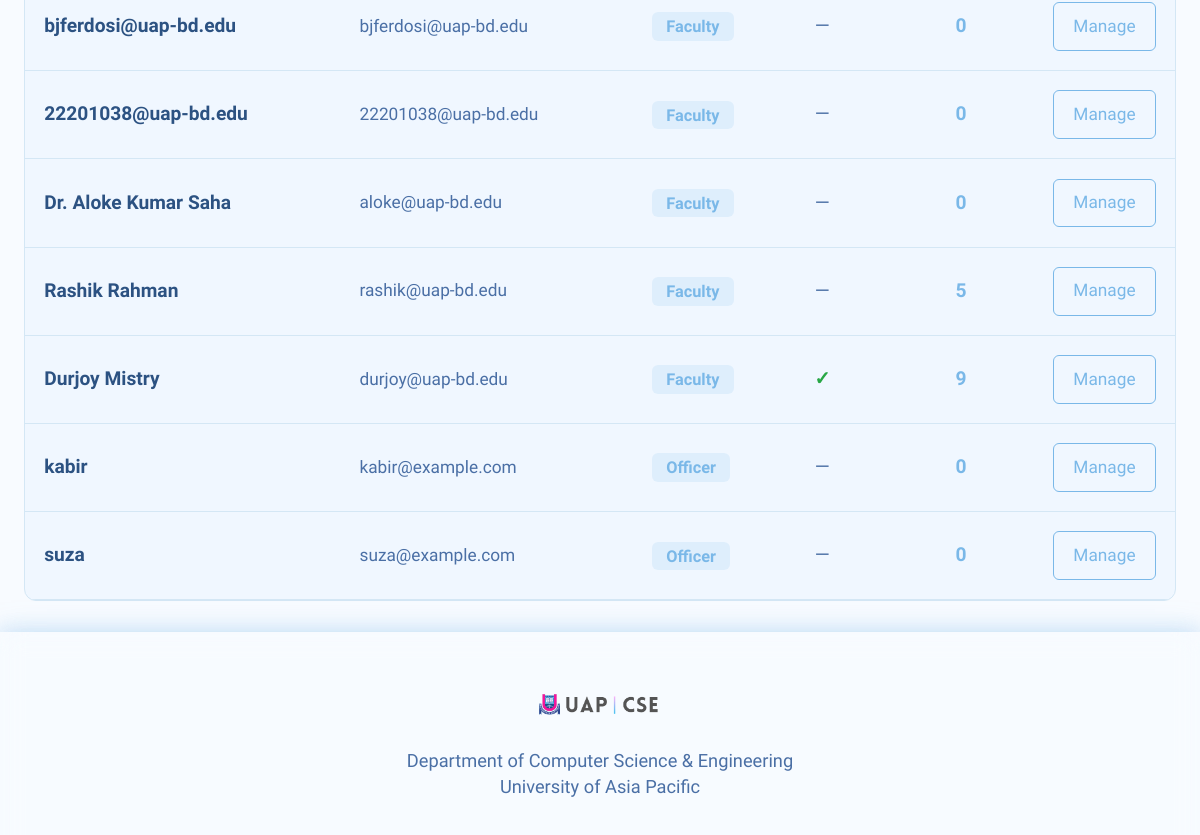
The page /people/manage-permissions/ (signed in, middle part) on the database as committed earlier.
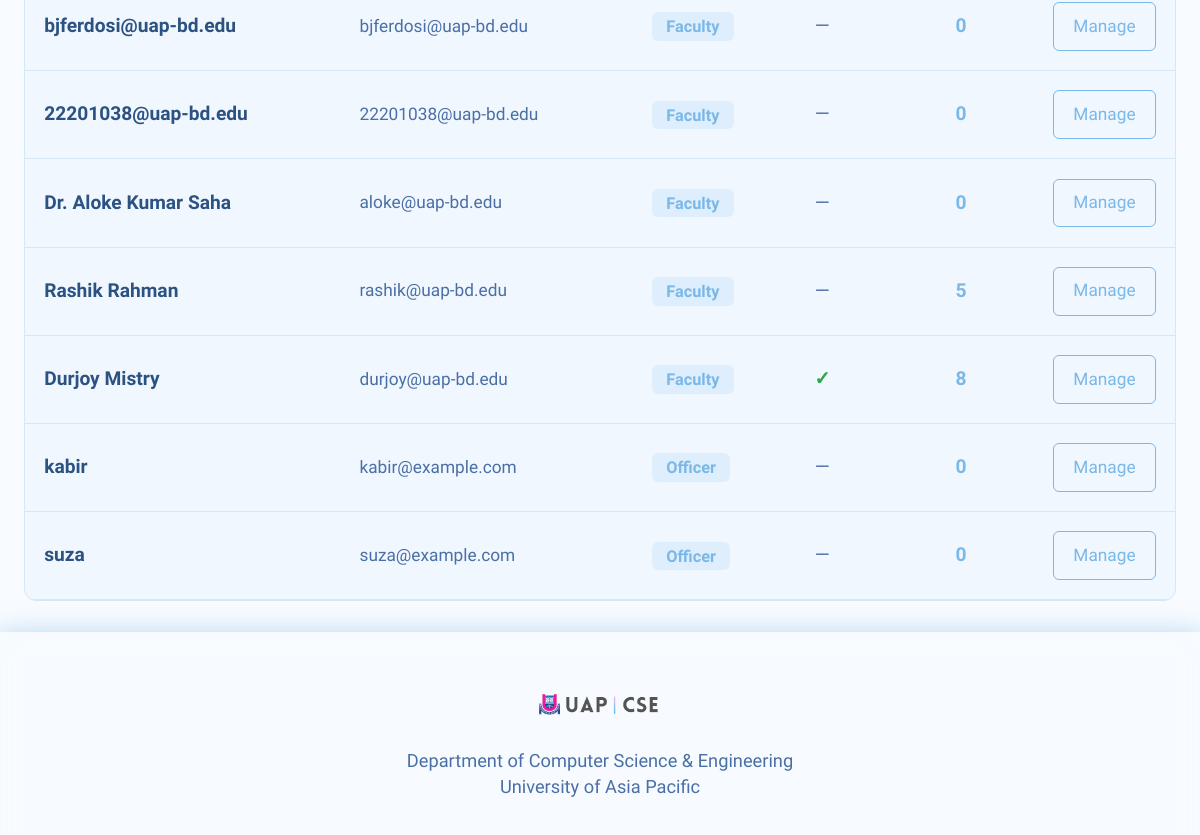
The same page on the database as committed later.
### people/models.py (models this page shows, shortened)
class BaseUser(AbstractUser):
    USER_TYPE_CHOICES = [
        ('faculty', 'Faculty'),
        ('staff', 'Staff'),
        ('officer', 'Officer'),
        ('club_member', 'Club Member'),
    ]
    allowed_email = models.OneToOneField(
        AllowedEmail,
        on_delete=models.CASCADE,
        related_name='base_user',
        blank=True,
        null=True,
        help_text="Reference to the allowed email entry (optional for superusers)"
    )
    user_type = models.CharField(
        max_length=20,
        choices=USER_TYPE_CHOICES,
        blank=True,
        null=True,
        help_text="Type of user (synced from AllowedEmail, optional for superusers)"
    )
    is_power_user = models.BooleanField(
        default=False,
        help_text="Whether this user can grant permissions to other users"
    )
    phone_number = models.CharField(
        max_length=20,
        blank=True,
        null=True,
        help_text="Contact phone number"
    )
    profile_picture = models.ImageField(
        upload_to='user_profiles/',
        blank=True,
        null=True,
        help_text="User profile picture (Max 600KB, will be compressed and resized to 600x600px if larger)"
    )
    created_at = models.DateTimeField(
        auto_now_add=True,
        help_text="Account creation date"
    )
    updated_at = models.DateTimeField(
        auto_now=True,
        help_text="Last update date"
    )
    class Meta:
        verbose_name = 'Base User'
        verbose_name_plural = 'Base Users'
        ordering = ['-created_at']

### people/views.py (the view, shortened to what this page needs)
# urls.py: path('manage-permissions/', views.manage_user_permissions_list, name='manage_user_permissions_list'),
@login_required
def manage_user_permissions_list(request):
    if not request.user.is_power_user:
        messages.error(request, 'Only power users can manage permissions.')
        return redirect('people:user_profile')
    active_tab = request.GET.get('tab', 'permissions')
    search_query = request.GET.get('search', '').strip()
    user_type_filter = request.GET.get('user_type', 'all')
    users = BaseUser.objects.filter(is_active=True).exclude(user_type='club_member').select_related('allowed_email')
    if user_type_filter != 'all':
        users = users.filter(user_type=user_type_filter)
    users = users.order_by('user_type', '-date_joined')
    users = users[:100]
    user_permission_counts = {}
    for user in users:
        user_permission_counts[user.id] = UserPermission.objects.filter(
            user=user,
            is_active=True
        ).count()
    user_type_choices = [
        ('all', 'All Types'),
        ('faculty', 'Faculty'),
        ('staff', 'Staff'),
        ('officer', 'Officer'),
        ('club_member', 'Club Member'),
    ]
    allowed_emails = AllowedEmail.objects.all().select_related('created_by')
    if search_query:
        allowed_emails = allowed_emails.filter(email__icontains=search_query)
    if user_type_filter != 'all':
        allowed_emails = allowed_emails.filter(user_type=user_type_filter)
    allowed_emails = allowed_emails.order_by('user_type', '-created_at')[:100]
    context = {
        'users': users,
        'allowed_emails': allowed_emails,
        'search_query': search_query,
        'user_type_filter': user_type_filter,
        'user_type_choices': user_type_choices,
        'user_permission_counts': user_permission_counts,
        'active_tab': active_tab,
    }
    return render(request, 'people/manage_user_permissions_list.html', context)

### clubs/context_processors.py (called while the page is built)
def clubs(request):
    clubs = Club.objects.all().order_by('sl', 'name')
    return {
        'clubs': clubs
    }

### designs/context_processors.py (called while the page is built)
def admission_elements(request):
    admission_elements = AdmissionElement.objects.all().order_by('sl')
    return {
        'admission_elements': admission_elements
    }

### people/templatetags/user_filters.py (called while the page is built, shortened)
@register.filter
def greeting_name(user):
    if not user or not user.is_authenticated:
        return user.email if user else ""
    full_name = None
    if hasattr(user, 'faculty_profile') and user.faculty_profile:
        full_name = user.faculty_profile.name
    elif hasattr(user, 'staff_profile') and user.staff_profile:
        full_name = user.staff_profile.name
    elif hasattr(user, 'officer_profile') and user.officer_profile:
        full_name = user.officer_profile.name
    elif hasattr(user, 'club_member_profile') and user.club_member_profile:
        full_name = user.club_member_profile.name
    if not full_name:
        full_name = user.get_full_name() or user.first_name or ""
    if not full_name:
        return user.email
    full_name = ' '.join(full_name.strip().split())
    return full_name

@register.filter
def cache_bust(url, obj=None):
    if not url:
        return url

@register.filter
def get_item(dictionary, key):
    if dictionary is None:
        return None
    return dictionary.get(key)

### templates/people/manage_user_permissions_list.html (shortened to what this page needs)
{% extends 'base.html' %}
{% load static %}
{% load user_filters %}
{% block content %}
<div class="container">
    <section class="user-profile-page">
        {% if active_tab == 'permissions' %}
        <div class="users-list">
            {% if users %}
                <div class="users-table-container" style="background: var(--bg-secondary); border-radius: 12px; overflow: hidden; border: 1px solid var(--border-color);">
                    <table class="users-table" style="width: 100%; border-collapse: collapse;">
                        <tbody>
                            {% for user in users %}
                                <tr class="user-row" style="border-bottom: 1px solid var(--border-color); transition: background 0.2s;">
                                    <td style="padding: 1rem; color: var(--text-primary);">
                                        <strong>{{ user.get_full_name|default:user.email }}</strong>
                                    </td>
                                    <td style="padding: 1rem; color: var(--text-secondary); font-size: 0.9rem;">
                                        {{ user.email }}
                                    </td>
                                    <td style="padding: 1rem;">
                                        <span style="padding: 0.25rem 0.75rem; background: color-mix(in srgb, var(--color-primary) 15%, transparent); color: var(--color-primary); border-radius: 6px; font-size: 0.85rem; font-weight: 600;">
                                            {% if user.user_type %}
                                                {{ user.user_type|title }}
                                            {% else %}
                                                General
                                            {% endif %}
                                        </span>
                                    </td>
                                    <td style="padding: 1rem; text-align: center;">
                                        {% if user.is_power_user %}
                                            <span style="color: #28a745; font-weight: 600;">✓</span>
                                        {% else %}
                                            <span style="color: var(--text-secondary);">—</span>
                                        {% endif %}
                                    </td>
                                    <td style="padding: 1rem; text-align: center;">
                                        <span style="color: var(--color-primary); font-weight: 600;">
                                            {{ user_permission_counts|get_item:user.id|default:0 }}
                                        </span>
                                    </td>
                                    <td style="padding: 1rem; text-align: center;">
                                        <a
                                            href="{% url 'people:manage_user_permissions' user.id %}"
                                            class="btn-link"
                                            style="padding: 0.5rem 1rem; text-decoration: none; color: var(--color-primary); border: 1px solid var(--color-primary); border-radius: 6px; font-size: 0.9rem; transition: all 0.2s; display: inline-block;"
                                        >
                                            Manage
                                        </a>
                                    </td>
                                </tr>
                            {% endfor %}
                        </tbody>
                    </table>
                </div>
            {% endif %}
        </div>
        {% endif %}
    </section>
</div>
{% endblock %}

### templates/base.html (shortened to what this page needs)
{% load static %}
{% load user_filters %}
<!DOCTYPE html>
<html lang="en" style="scroll-behavior: smooth;">
<head>
<link rel="stylesheet" href="https://cdnjs.cloudflare.com/ajax/libs/font-awesome/6.5.1/css/all.min.css">
    <link rel="stylesheet" href="{% static 'css/main.css' %}">
</head>
<body>
    <main class="main-content">
        {% block content %}{% endblock %}
    </main>
    <br>
<footer class="site-footer" id="footer">
    <div class="footer-logo-container">
        <img src="{% static 'images/logo.png' %}" alt="CSE UAP" class="footer-logo">
    </div>
    <p class="footer-tagline">
        Department of Computer Science & Engineering<br>
        University of Asia Pacific
    </p>
</footer>
</body>
</html>

### templates/base.html (style rules this page uses)
html { font-size: 120%; }

Rows that differ between the two databases and show on the page:
changed BaseUser "Durjoy Mistry": id "9" → "8"
